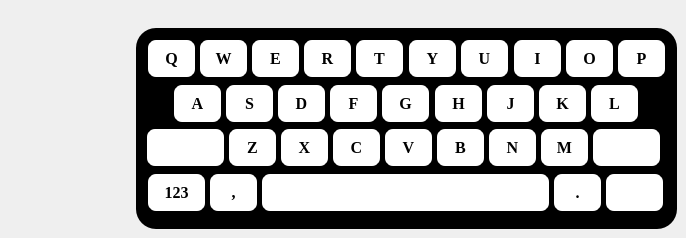
      <widget class="QWidget" name="page_63">
       <widget class="QFrame" name="frame_8">
        <property name="geometry">
         <rect>
          <x>136</x>
          <y>28</y>
          <width>541</width>
          <height>201</height>
         </rect>
        </property>
        <property name="styleSheet">
         <string notr="true">QFrame{
color:white;
background:black;
border-radius:20px;
}</string>
        </property>
        <property name="frameShape">
         <enum>QFrame::StyledPanel</enum>
        </property>
        <property name="frameShadow">
         <enum>QFrame::Raised</enum>
        </property>
        <widget class="QPushButton" name="pushButton_H_3">
         <property name="geometry">
          <rect>
           <x>297</x>
           <y>55</y>
           <width>51</width>
           <height>41</height>
          </rect>
         </property>
         <property name="font">
          <font>
           <family>Times New Roman</family>
           <pointsize>12</pointsize>
           <weight>75</weight>
           <bold>true</bold>
          </font>
         </property>
         <property name="styleSheet">
          <string notr="true">QPushButton{
border: 2px solid black;
border-radius:10px;
background:white;
}
QPushButton:hover {
  background: rgb(170, 165, 163);
}</string>
         </property>
         <property name="text">
          <string>H</string>
         </property>
        </widget>
        <widget class="QPushButton" name="pushButton_123caps_3">
         <property name="geometry">
          <rect>
           <x>10</x>
           <y>144</y>
           <width>61</width>
           <height>41</height>
          </rect>
         </property>
         <property name="font">
          <font>
           <family>Times New Roman</family>
           <pointsize>12</pointsize>
           <weight>75</weight>
           <bold>true</bold>
          </font>
         </property>
         <property name="styleSheet">
          <string notr="true">QPushButton{
border: 2px solid black;
border-radius:10px;
background:white;
}
QPushButton:hover {
  background: rgb(170, 165, 163);
}</string>
         </property>
         <property name="text">
          <string>123</string>
         </property>
        </widget>
        <widget class="QPushButton" name="pushButton_B_3">
         <property name="geometry">
          <rect>
           <x>299</x>
           <y>99</y>
           <width>51</width>
           <height>41</height>
          </rect>
         </property>
         <property name="font">
          <font>
           <family>Times New Roman</family>
           <pointsize>12</pointsize>
           <weight>75</weight>
           <bold>true</bold>
          </font>
         </property>
         <property name="styleSheet">
          <string notr="true">QPushButton{
border: 2px solid black;
border-radius:10px;
background:white;
}
QPushButton:hover {
  background: rgb(170, 165, 163);
}</string>
         </property>
         <property name="text">
          <string>B</string>
         </property>
        </widget>
        <widget class="QPushButton" name="pushButton_Y_3">
         <property name="geometry">
          <rect>
           <x>271</x>
           <y>10</y>
           <width>51</width>
           <height>41</height>
          </rect>
         </property>
         <property name="font">
          <font>
           <family>Times New Roman</family>
           <pointsize>12</pointsize>
           <weight>75</weight>
           <bold>true</bold>
          </font>
         </property>
         <property name="styleSheet">
          <string notr="true">QPushButton{
border: 2px solid black;
border-radius:10px;
background:white;
}
QPushButton:hover {
  background: rgb(170, 165, 163);
}</string>
         </property>
         <property name="text">
          <string>Y</string>
         </property>
        </widget>
        <widget class="QPushButton" name="pushButton_L_3">
         <property name="geometry">
          <rect>
           <x>453</x>
           <y>55</y>
           <width>51</width>
           <height>41</height>
          </rect>
         </property>
         <property name="font">
          <font>
           <family>Times New Roman</family>
           <pointsize>12</pointsize>
           <weight>75</weight>
           <bold>true</bold>
          </font>
         </property>
         <property name="styleSheet">
          <string notr="true">QPushButton{
border: 2px solid black;
border-radius:10px;
background:white;
}
QPushButton:hover {
  background: rgb(170, 165, 163);
}</string>
         </property>
         <property name="text">
          <string>L</string>
         </property>
        </widget>
        <widget class="QPushButton" name="pushButton_S_3">
         <property name="geometry">
          <rect>
           <x>88</x>
           <y>55</y>
           <width>51</width>
           <height>41</height>
          </rect>
         </property>
         <property name="font">
          <font>
           <family>Times New Roman</family>
           <pointsize>12</pointsize>
           <weight>75</weight>
           <bold>true</bold>
          </font>
         </property>
         <property name="styleSheet">
          <string notr="true">QPushButton{
border: 2px solid black;
border-radius:10px;
background:white;
}
QPushButton:hover {
  background: rgb(170, 165, 163);
}</string>
         </property>
         <property name="text">
          <string>S</string>
         </property>
        </widget>
        <widget class="QPushButton" name="pushButton_J_3">
         <property name="geometry">
          <rect>
           <x>349</x>
           <y>55</y>
           <width>51</width>
           <height>41</height>
          </rect>
         </property>
         <property name="font">
          <font>
           <family>Times New Roman</family>
           <pointsize>12</pointsize>
           <weight>75</weight>
           <bold>true</bold>
          </font>
         </property>
         <property name="styleSheet">
          <string notr="true">QPushButton{
border: 2px solid black;
border-radius:10px;
background:white;
}
QPushButton:hover {
  background: rgb(170, 165, 163);
}</string>
         </property>
         <property name="text">
          <string>J</string>
         </property>
        </widget>
        <widget class="QPushButton" name="pushButton_C_3">
         <property name="geometry">
          <rect>
           <x>195</x>
           <y>99</y>
           <width>51</width>
           <height>41</height>
          </rect>
         </property>
         <property name="font">
          <font>
           <family>Times New Roman</family>
           <pointsize>12</pointsize>
           <weight>75</weight>
           <bold>true</bold>
          </font>
         </property>
         <property name="styleSheet">
          <string notr="true">QPushButton{
border: 2px solid black;
border-radius:10px;
background:white;
}
QPushButton:hover {
  background: rgb(170, 165, 163);
}</string>
         </property>
         <property name="text">
          <string>C</string>
         </property>
        </widget>
        <widget class="QPushButton" name="pushButton_N_3">
         <property name="geometry">
          <rect>
           <x>351</x>
           <y>99</y>
           <width>51</width>
           <height>41</height>
          </rect>
         </property>
         <property name="font">
          <font>
           <family>Times New Roman</family>
           <pointsize>12</pointsize>
           <weight>75</weight>
           <bold>true</bold>
          </font>
         </property>
         <property name="styleSheet">
          <string notr="true">QPushButton{
border: 2px solid black;
border-radius:10px;
background:white;
}
QPushButton:hover {
  background: rgb(170, 165, 163);
}</string>
         </property>
         <property name="text">
          <string>N</string>
         </property>
        </widget>
        <widget class="QPushButton" name="pushButton_F_3">
         <property name="geometry">
          <rect>
           <x>192</x>
           <y>55</y>
           <width>51</width>
           <height>41</height>
          </rect>
         </property>
         <property name="font">
          <font>
           <family>Times New Roman</family>
           <pointsize>12</pointsize>
           <weight>75</weight>
           <bold>true</bold>
          </font>
         </property>
         <property name="styleSheet">
          <string notr="true">QPushButton{
border: 2px solid black;
border-radius:10px;
background:white;
}
QPushButton:hover {
  background: rgb(170, 165, 163);
}</string>
         </property>
         <property name="text">
          <string>F</string>
         </property>
        </widget>
        <widget class="QPushButton" name="pushButton_Q_3">
         <property name="geometry">
          <rect>
           <x>10</x>
           <y>10</y>
           <width>51</width>
           <height>41</height>
          </rect>
         </property>
         <property name="font">
          <font>
           <family>Times New Roman</family>
           <pointsize>12</pointsize>
           <weight>75</weight>
           <bold>true</bold>
          </font>
         </property>
         <property name="styleSheet">
          <string notr="true">QPushButton{
border: 2px solid black;
border-radius:10px;
background:white;
}
QPushButton:hover {
  background: rgb(170, 165, 163);
}</string>
         </property>
         <property name="text">
          <string>Q</string>
         </property>
        </widget>
        <widget class="QPushButton" name="pushButton_A_3">
         <property name="geometry">
          <rect>
           <x>36</x>
           <y>55</y>
           <width>51</width>
           <height>41</height>
          </rect>
         </property>
         <property name="font">
          <font>
           <family>Times New Roman</family>
           <pointsize>12</pointsize>
           <weight>75</weight>
           <bold>true</bold>
          </font>
         </property>
         <property name="styleSheet">
          <string notr="true">QPushButton{
border: 2px solid black;
border-radius:10px;
background:white;
}
QPushButton:hover {
  background: rgb(170, 165, 163);
}</string>
         </property>
         <property name="text">
          <string>A</string>
         </property>
        </widget>
        <widget class="QPushButton" name="pushButton_dotcaps_3">
         <property name="geometry">
          <rect>
           <x>416</x>
           <y>144</y>
           <width>51</width>
           <height>41</height>
          </rect>
         </property>
         <property name="font">
          <font>
           <family>Times New Roman</family>
           <pointsize>12</pointsize>
           <weight>75</weight>
           <bold>true</bold>
          </font>
         </property>
         <property name="styleSheet">
          <string notr="true">QPushButton{
border: 2px solid black;
border-radius:10px;
background:white;
}
QPushButton:hover {
  background: rgb(170, 165, 163);
}</string>
         </property>
         <property name="text">
          <string>.</string>
         </property>
        </widget>
        <widget class="QPushButton" name="pushButton_T_3">
         <property name="geometry">
          <rect>
           <x>218</x>
           <y>10</y>
           <width>51</width>
           <height>41</height>
          </rect>
         </property>
         <property name="font">
          <font>
           <family>Times New Roman</family>
           <pointsize>12</pointsize>
           <weight>75</weight>
           <bold>true</bold>
          </font>
         </property>
         <property name="styleSheet">
          <string notr="true">QPushButton{
border: 2px solid black;
border-radius:10px;
background:white;
}
QPushButton:hover {
  background: rgb(170, 165, 163);
}</string>
         </property>
         <property name="text">
          <string>T</string>
         </property>
        </widget>
        <widget class="QPushButton" name="pushButton_P_3">
         <property name="geometry">
          <rect>
           <x>480</x>
           <y>10</y>
           <width>51</width>
           <height>41</height>
          </rect>
         </property>
         <property name="font">
          <font>
           <family>Times New Roman</family>
           <pointsize>12</pointsize>
           <weight>75</weight>
           <bold>true</bold>
          </font>
         </property>
         <property name="styleSheet">
          <string notr="true">QPushButton{
border: 2px solid black;
border-radius:10px;
background:white;
}
QPushButton:hover {
  background: rgb(170, 165, 163);
}</string>
         </property>
         <property name="text">
          <string>P</string>
         </property>
        </widget>
        <widget class="QPushButton" name="pushButton_commacaps_3">
         <property name="geometry">
          <rect>
           <x>72</x>
           <y>144</y>
           <width>51</width>
           <height>41</height>
          </rect>
         </property>
         <property name="font">
          <font>
           <family>Times New Roman</family>
           <pointsize>12</pointsize>
           <weight>75</weight>
           <bold>true</bold>
          </font>
         </property>
         <property name="styleSheet">
          <string notr="true">QPushButton{
border: 2px solid black;
border-radius:10px;
background:white;
}
QPushButton:hover {
  background: rgb(170, 165, 163);
}</string>
         </property>
         <property name="text">
          <string>,</string>
         </property>
        </widget>
        <widget class="QPushButton" name="pushButton_O_3">
         <property name="geometry">
          <rect>
           <x>428</x>
           <y>10</y>
           <width>51</width>
           <height>41</height>
          </rect>
         </property>
         <property name="font">
          <font>
           <family>Times New Roman</family>
           <pointsize>12</pointsize>
           <weight>75</weight>
           <bold>true</bold>
          </font>
         </property>
         <property name="styleSheet">
          <string notr="true">QPushButton{
border: 2px solid black;
border-radius:10px;
background:white;
}
QPushButton:hover {
  background: rgb(170, 165, 163);
}</string>
         </property>
         <property name="text">
          <string>O</string>
         </property>
        </widget>
        <widget class="QPushButton" name="pushButton_K_3">
         <property name="geometry">
          <rect>
           <x>401</x>
           <y>55</y>
           <width>51</width>
           <height>41</height>
          </rect>
         </property>
         <property name="font">
          <font>
           <family>Times New Roman</family>
           <pointsize>12</pointsize>
           <weight>75</weight>
           <bold>true</bold>
          </font>
         </property>
         <property name="styleSheet">
          <string notr="true">QPushButton{
border: 2px solid black;
border-radius:10px;
background:white;
}
QPushButton:hover {
  background: rgb(170, 165, 163);
}</string>
         </property>
         <property name="text">
          <string>K</string>
         </property>
        </widget>
        <widget class="QPushButton" name="pushButton_R_3">
         <property name="geometry">
          <rect>
           <x>166</x>
           <y>10</y>
           <width>51</width>
           <height>41</height>
          </rect>
         </property>
         <property name="font">
          <font>
           <family>Times New Roman</family>
           <pointsize>12</pointsize>
           <weight>75</weight>
           <bold>true</bold>
          </font>
         </property>
         <property name="styleSheet">
          <string notr="true">QPushButton{
border: 2px solid black;
border-radius:10px;
background:white;
}
QPushButton:hover {
  background: rgb(170, 165, 163);
}</string>
         </property>
         <property name="text">
          <string>R</string>
         </property>
        </widget>
        <widget class="QPushButton" name="pushButton_V_3">
         <property name="geometry">
          <rect>
           <x>247</x>
           <y>99</y>
           <width>51</width>
           <height>41</height>
          </rect>
         </property>
         <property name="font">
          <font>
           <family>Times New Roman</family>
           <pointsize>12</pointsize>
           <weight>75</weight>
           <bold>true</bold>
          </font>
         </property>
         <property name="styleSheet">
          <string notr="true">QPushButton{
border: 2px solid black;
border-radius:10px;
background:white;
}
QPushButton:hover {
  background: rgb(170, 165, 163);
}</string>
         </property>
         <property name="text">
          <string>V</string>
         </property>
        </widget>
        <widget class="QPushButton" name="pushButton_D_3">
         <property name="geometry">
          <rect>
           <x>140</x>
           <y>55</y>
           <width>51</width>
           <height>41</height>
          </rect>
         </property>
         <property name="font">
          <font>
           <family>Times New Roman</family>
           <pointsize>12</pointsize>
           <weight>75</weight>
           <bold>true</bold>
          </font>
         </property>
         <property name="styleSheet">
          <string notr="true">QPushButton{
border: 2px solid black;
border-radius:10px;
background:white;
}
QPushButton:hover {
  background: rgb(170, 165, 163);
}</string>
         </property>
         <property name="text">
          <string>D</string>
         </property>
        </widget>
        <widget class="QPushButton" name="pushButton_M_3">
         <property name="geometry">
          <rect>
           <x>403</x>
           <y>99</y>
           <width>51</width>
           <height>41</height>
          </rect>
         </property>
         <property name="font">
          <font>
           <family>Times New Roman</family>
           <pointsize>12</pointsize>
           <weight>75</weight>
           <bold>true</bold>
          </font>
         </property>
         <property name="styleSheet">
          <string notr="true">QPushButton{
border: 2px solid black;
border-radius:10px;
background:white;
}
QPushButton:hover {
  background: rgb(170, 165, 163);
}</string>
         </property>
         <property name="text">
          <string>M</string>
         </property>
        </widget>
        <widget class="QPushButton" name="pushButton_backspacecaps_3">
         <property name="geometry">
          <rect>
           <x>455</x>
           <y>99</y>
           <width>71</width>
           <height>41</height>
          </rect>
         </property>
         <property name="font">
          <font>
           <family>Times New Roman</family>
           <pointsize>12</pointsize>
           <weight>75</weight>
           <bold>true</bold>
          </font>
         </property>
         <property name="styleSheet">
          <string notr="true">QPushButton{
border: 2px solid black;
border-radius:10px;
background:white;
}
QPushButton:hover {
  background: rgb(170, 165, 163);
}</string>
         </property>
         <property name="text">
          <string/>
         </property>
         <property name="icon">
          <iconset>
           <normaloff>:/images/backspace.png</normaloff>:/images/backspace.png</iconset>
         </property>
         <property name="iconSize">
          <size>
           <width>30</width>
           <height>30</height>
          </size>
         </property>
        </widget>
        <widget class="QPushButton" name="pushButton_I_3">
         <property name="geometry">
          <rect>
           <x>376</x>
           <y>10</y>
           <width>51</width>
           <height>41</height>
          </rect>
         </property>
         <property name="font">
          <font>
           <family>Times New Roman</family>
           <pointsize>12</pointsize>
           <weight>75</weight>
           <bold>true</bold>
          </font>
         </property>
         <property name="styleSheet">
          <string notr="true">QPushButton{
border: 2px solid black;
border-radius:10px;
background:white;
}
QPushButton:hover {
  background: rgb(170, 165, 163);
}</string>
         </property>
         <property name="text">
          <string>I</string>
         </property>
        </widget>
        <widget class="QPushButton" name="pushButton_X_3">
         <property name="geometry">
          <rect>
           <x>143</x>
           <y>99</y>
           <width>51</width>
           <height>41</height>
          </rect>
         </property>
         <property name="font">
          <font>
           <family>Times New Roman</family>
           <pointsize>12</pointsize>
           <weight>75</weight>
           <bold>true</bold>
          </font>
         </property>
         <property name="styleSheet">
          <string notr="true">QPushButton{
border: 2px solid black;
border-radius:10px;
background:white;
}
QPushButton:hover {
  background: rgb(170, 165, 163);
}</string>
         </property>
         <property name="text">
          <string>X</string>
         </property>
        </widget>
        <widget class="QPushButton" name="pushButton_entercaps_3">
         <property name="geometry">
          <rect>
           <x>468</x>
           <y>144</y>
           <width>61</width>
           <height>41</height>
          </rect>
         </property>
         <property name="font">
          <font>
           <family>Times New Roman</family>
           <pointsize>12</pointsize>
           <weight>75</weight>
           <bold>true</bold>
          </font>
         </property>
         <property name="styleSheet">
          <string notr="true">QPushButton{
border: 2px solid black;
border-radius:10px;
background:white;
}
QPushButton:hover {
  background: rgb(170, 165, 163);
}</string>
         </property>
         <property name="text">
          <string/>
         </property>
         <property name="icon">
          <iconset>
           <normaloff>:/images/enter.png</normaloff>:/images/enter.png</iconset>
         </property>
         <property name="iconSize">
          <size>
           <width>28</width>
           <height>28</height>
          </size>
         </property>
        </widget>
        <widget class="QPushButton" name="pushButton_spacecaps_3">
         <property name="geometry">
          <rect>
           <x>124</x>
           <y>144</y>
           <width>291</width>
           <height>41</height>
          </rect>
         </property>
         <property name="font">
          <font>
           <family>Times New Roman</family>
           <pointsize>12</pointsize>
           <weight>75</weight>
           <bold>true</bold>
          </font>
         </property>
         <property name="styleSheet">
          <string notr="true">QPushButton{
border: 2px solid black;
border-radius:10px;
background:white;
}
QPushButton:hover {
  background: rgb(170, 165, 163);
}</string>
         </property>
         <property name="text">
          <string/>
         </property>
        </widget>
        <widget class="QPushButton" name="pushButton_U_3">
         <property name="geometry">
          <rect>
           <x>323</x>
           <y>10</y>
           <width>51</width>
           <height>41</height>
          </rect>
         </property>
         <property name="font">
          <font>
           <family>Times New Roman</family>
           <pointsize>12</pointsize>
           <weight>75</weight>
           <bold>true</bold>
          </font>
         </property>
         <property name="styleSheet">
          <string notr="true">QPushButton{
border: 2px solid black;
border-radius:10px;
background:white;
}
QPushButton:hover {
  background: rgb(170, 165, 163);
}</string>
         </property>
         <property name="text">
          <string>U</string>
         </property>
        </widget>
        <widget class="QPushButton" name="pushButton_G_3">
         <property name="geometry">
          <rect>
           <x>244</x>
           <y>55</y>
           <width>51</width>
           <height>41</height>
          </rect>
         </property>
         <property name="font">
          <font>
           <family>Times New Roman</family>
           <pointsize>12</pointsize>
           <weight>75</weight>
           <bold>true</bold>
          </font>
         </property>
         <property name="styleSheet">
          <string notr="true">QPushButton{
border: 2px solid black;
border-radius:10px;
background:white;
}
QPushButton:hover {
  background: rgb(170, 165, 163);
}</string>
         </property>
         <property name="text">
          <string>G</string>
         </property>
        </widget>
        <widget class="QPushButton" name="pushButton_casecaps_3">
         <property name="geometry">
          <rect>
           <x>9</x>
           <y>99</y>
           <width>81</width>
           <height>41</height>
          </rect>
         </property>
         <property name="font">
          <font>
           <family>Times New Roman</family>
           <pointsize>12</pointsize>
           <weight>75</weight>
           <bold>true</bold>
          </font>
         </property>
         <property name="styleSheet">
          <string notr="true">QPushButton{
border: 2px solid black;
border-radius:10px;
background:white;
}
QPushButton:hover {
  background: rgb(170, 165, 163);
}</string>
         </property>
         <property name="text">
          <string/>
         </property>
         <property name="icon">
          <iconset>
           <normaloff>:/images/up-arrow.png</normaloff>:/images/up-arrow.png</iconset>
         </property>
         <property name="iconSize">
          <size>
           <width>20</width>
           <height>20</height>
          </size>
         </property>
        </widget>
        <widget class="QPushButton" name="pushButton_E_3">
         <property name="geometry">
          <rect>
           <x>114</x>
           <y>10</y>
           <width>51</width>
           <height>41</height>
          </rect>
         </property>
         <property name="font">
          <font>
           <family>Times New Roman</family>
           <pointsize>12</pointsize>
           <weight>75</weight>
           <bold>true</bold>
          </font>
         </property>
         <property name="styleSheet">
          <string notr="true">QPushButton{
border: 2px solid black;
border-radius:10px;
background:white;
}
QPushButton:hover {
  background: rgb(170, 165, 163);
}</string>
         </property>
         <property name="text">
          <string>E</string>
         </property>
        </widget>
        <widget class="QPushButton" name="pushButton_Z_3">
         <property name="geometry">
          <rect>
           <x>91</x>
           <y>99</y>
           <width>51</width>
           <height>41</height>
          </rect>
         </property>
         <property name="font">
          <font>
           <family>Times New Roman</family>
           <pointsize>12</pointsize>
           <weight>75</weight>
           <bold>true</bold>
          </font>
         </property>
         <property name="styleSheet">
          <string notr="true">QPushButton{
border: 2px solid black;
border-radius:10px;
background:white;
}
QPushButton:hover {
  background: rgb(170, 165, 163);
}</string>
         </property>
         <property name="text">
          <string>Z</string>
         </property>
        </widget>
        <widget class="QPushButton" name="pushButton_W_3">
         <property name="geometry">
          <rect>
           <x>62</x>
           <y>10</y>
           <width>51</width>
           <height>41</height>
          </rect>
         </property>
         <property name="font">
          <font>
           <family>Times New Roman</family>
           <pointsize>12</pointsize>
           <weight>75</weight>
           <bold>true</bold>
          </font>
         </property>
         <property name="styleSheet">
          <string notr="true">QPushButton{
border: 2px solid black;
border-radius:10px;
background:white;
}
QPushButton:hover {
  background: rgb(170, 165, 163);
}</string>
         </property>
         <property name="text">
          <string>W</string>
         </property>
        </widget>
       </widget>
      </widget>
